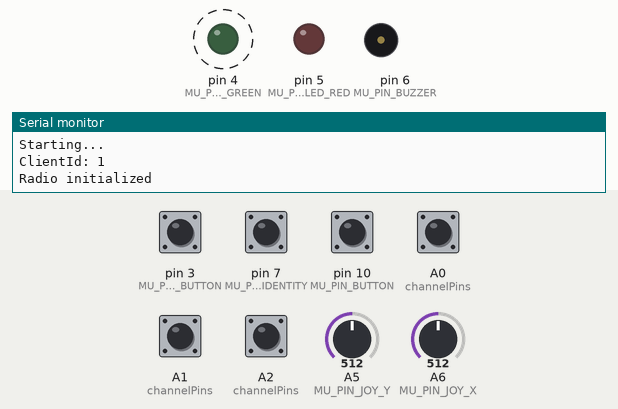
Recording of a sketch running on a simulated Arduino Nano, built with avr-gcc and run on an emulated ATmega328P. On the bench: output pins drawn as LEDs (lit = HIGH), buzzer (waves = sounding, pin HIGH), the last lines printed to the serial monitor. Dashed ring = blinking. The inputs (shaded band) are chosen by the test bench; at power-on: A0 (channelPins), A1 (channelPins), A2 (channelPins), pin 3 (MU_PIN_JOY_BUTTON), pin 7 (MU_PIN_IDENTITY), pin 10 (MU_PIN_BUTTON) HIGH, A5 (MU_PIN_JOY_Y) = 512, A6 (MU_PIN_JOY_X) = 512. Random numbers use the default seed unless the sketch sets one; no radio packets arrive unless stated.

Above: at 1.7 s.
1.8 s: A5 (MU_PIN_JOY_Y) set to 230
4.8 s: A5 (MU_PIN_JOY_Y) set to 203
At 4.95 s:
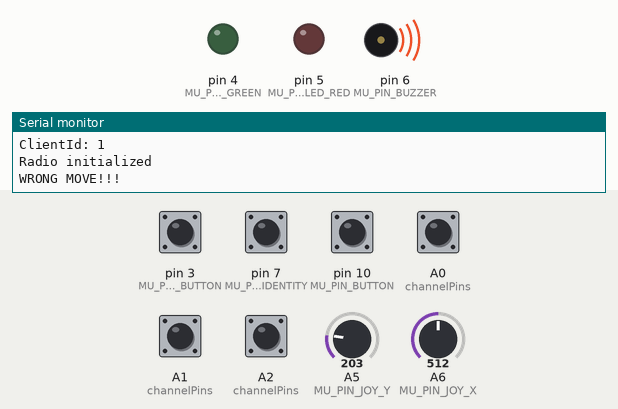
7.8 s: pin 10 (MU_PIN_BUTTON) pulled LOW for 1 s
At 8.4 s:
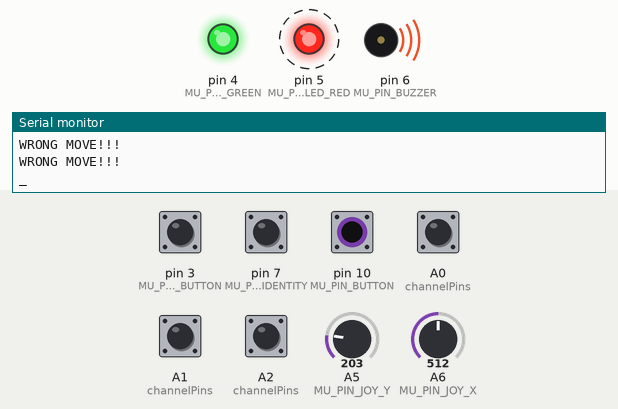
Timing chart, 0 to 17.8 s (numbered marks = the images above; inputs shaded):
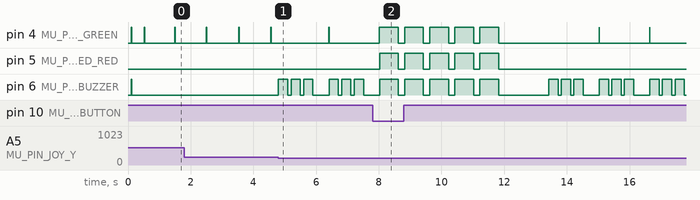

The sketch:

maze-unlock-transmitter.ino
```cpp
#include <Arduino.h>
#include <SPI.h>
#include <RF24.h>
#include "printf.h"
#include "maze.h"
#include "maze.cpp"

#define MU_CHANNEL_OFFSET 105
#define MU_PIN_CE 9
#define MU_PIN_CSN 8
#define MU_PIN_IDENTITY 7
#define MU_PIN_JOY_X A6
#define MU_PIN_JOY_Y A5
#define MU_PIN_JOY_BUTTON 3
#define MU_PIN_BUZZER 6
#define MU_PIN_LED_RED 5
#define MU_PIN_LED_GREEN 4
#define MU_PIN_BUTTON 10
#define MU_PINS_CHANNEL {A0, A1, A2}

#define MU_MOVE_NONE 0

#define BUZZER_ENABLED true

#define MORSE_UNIT 200

RF24 radio(MU_PIN_CE, MU_PIN_CSN);

const byte address[6] = "1tran";
const byte address2[6] = "2tran";

int missedPings = 0;
long nextPing = 0;

void blinkRed(int length) {
    digitalWrite(MU_PIN_LED_RED, HIGH);
    delay(length);
    digitalWrite(MU_PIN_LED_RED, LOW);
}

void blinkGreen(int length) {
    digitalWrite(MU_PIN_LED_GREEN, HIGH);
    delay(length);
    digitalWrite(MU_PIN_LED_GREEN, LOW);
}

void beep(int length) {
    if (BUZZER_ENABLED) digitalWrite(MU_PIN_BUZZER, HIGH);
    delay(length);
    if (BUZZER_ENABLED) digitalWrite(MU_PIN_BUZZER, LOW);
}

void beepAndBlinkRed(int length) {
    if (BUZZER_ENABLED) digitalWrite(MU_PIN_BUZZER, HIGH);
    digitalWrite(MU_PIN_LED_RED, HIGH);
    delay(length);
    if (BUZZER_ENABLED) digitalWrite(MU_PIN_BUZZER, LOW);
    digitalWrite(MU_PIN_LED_RED, LOW);
}

void beepAndBlinkGreen(int length) {
    if (BUZZER_ENABLED) digitalWrite(MU_PIN_BUZZER, HIGH);
    digitalWrite(MU_PIN_LED_GREEN, HIGH);
    delay(length);
    if (BUZZER_ENABLED) digitalWrite(MU_PIN_BUZZER, LOW);
    digitalWrite(MU_PIN_LED_GREEN, LOW);
}

void beepAndBlinkOrange(int length) {
    if (BUZZER_ENABLED) digitalWrite(MU_PIN_BUZZER, HIGH);
    digitalWrite(MU_PIN_LED_GREEN, HIGH);
    digitalWrite(MU_PIN_LED_RED, HIGH);
    delay(length);
    if (BUZZER_ENABLED) digitalWrite(MU_PIN_BUZZER, LOW);
    digitalWrite(MU_PIN_LED_GREEN, LOW);
    digitalWrite(MU_PIN_LED_RED, LOW);
}

int digitalReadPullup(int pin) { return (digitalRead(pin) + 1) % 2; }

int getChannelNumber(const int *channelPins) {
    int channel = 0;
    if (digitalReadPullup(channelPins[0])) channel = bitSet(channel, 1);
    if (digitalReadPullup(channelPins[1])) channel = bitSet(channel, 2);
    if (digitalReadPullup(channelPins[2])) channel = bitSet(channel, 3);
    return MU_CHANNEL_OFFSET + channel;
}

void initRadio() {
    if (!radio.begin()) {
        Serial.println("Could not initialize radio!!!");
        for (int i = 0; i < 5; i++) {
            beep(1000);
            delay(200);
        }
    } else Serial.println("Radio initialized");
}

void sendStartPacket() {
    char rawData[2] = "s";

    if (radio.write(&rawData, sizeof(rawData))) {
        if (radio.isAckPayloadAvailable()) {
            char ackPayload[3] = {0};
            radio.read(&ackPayload, sizeof(ackPayload));
            Serial.print("Start ACK payload: ");
            Serial.println(ackPayload);
        }

        beepAndBlinkGreen(15);
        delay(400);
    } else {
        Serial.println("Could not sent start packet!");
        beep(100);
        blinkRed(50);
        beep(100);
        blinkRed(50);
        beep(300);
        blinkRed(50);
    }
}

void setup() {
    Serial.begin(9600);
    Serial.println("\n---\nStarting...\n");
    printf_begin();
    delay(100);

    int channelPins[] = MU_PINS_CHANNEL;

    pinMode(channelPins[0], INPUT_PULLUP);
    pinMode(channelPins[1], INPUT_PULLUP);
    pinMode(channelPins[2], INPUT_PULLUP);

    pinMode(MU_PIN_BUZZER, OUTPUT);
    pinMode(MU_PIN_LED_RED, OUTPUT);
    pinMode(MU_PIN_LED_GREEN, OUTPUT);
    pinMode(MU_PIN_IDENTITY, INPUT_PULLUP);

    pinMode(MU_PIN_BUTTON, INPUT_PULLUP);

    int identitySwitch = digitalReadPullup(MU_PIN_IDENTITY);
    Serial.println(digitalReadPullup(MU_PIN_IDENTITY) == HIGH ? "ClientId: 2" : "ClientId: 1");

    initRadio();

    radio.setAutoAck(true);
    radio.enableAckPayload();
    radio.enableDynamicPayloads();
    radio.setDataRate(RF24_250KBPS);
    radio.setRetries(15, 15);
    radio.setPALevel(RF24_PA_MAX);

    int channel = getChannelNumber(channelPins);
    radio.setChannel(channel);

    radio.openWritingPipe(identitySwitch == HIGH ? address : address2);
    radio.stopListening();

    radio.printDetails();
    Serial.println();

    sendStartPacket();
}

int readMoveDirection() {
    int valueX = map((int) fabs(analogRead(MU_PIN_JOY_X)), 0, 1023, 0, 255);

    if (valueX > 200) return MU_MOVE_RIGHT;
    if (valueX < 55) return MU_MOVE_LEFT;

    int valueY = map((int) fabs(analogRead(MU_PIN_JOY_Y)), 0, 1023, 0, 255);

    if (valueY > 200) return MU_MOVE_DOWN;
    if (valueY < 55) return MU_MOVE_UP;

    return MU_MOVE_NONE;
}

void sendProgress() {
    char rawData[2] = "i";

    if (radio.write(&rawData, sizeof(rawData))) {
        beepAndBlinkGreen(300);
    } else {
        Serial.println("Could not sent data!");
        beepAndBlinkRed(1000);
        delay(100);
        beepAndBlinkRed(1000);
        delay(100);
        beepAndBlinkRed(1000);
        delay(100);
    }
}


int phase = 0;
int inPhaseMoves = 0;

void wrongMove() {
    Serial.println("WRONG MOVE!!!");
    beep(300);
    delay(100);
    beep(300);
    delay(100);
    beep(300);
    delay(100);

    inPhaseMoves = 0;
    // TODO block the progress for a while
}

void checkMove(int direction) {
    int expectedDirection = mazeMoves[phase][0];
    int expectedMoves = mazeMoves[phase][1];

    inPhaseMoves++;

    if (direction != expectedDirection) {
        wrongMove();
        return;
    }

    if (inPhaseMoves > expectedMoves) {
        wrongMove();
        return;
    }

    // direction fits, there's still place for move

    beep(30);

    Serial.print("Phase ");
    Serial.print(phase);
    Serial.print(", move ");
    Serial.print(inPhaseMoves);
    Serial.print(", expected ");
    Serial.println(expectedMoves);
}

void endPhase() {
    int expectedMoves = mazeMoves[phase][1];

    if (inPhaseMoves == expectedMoves) {
        sendProgress();
        phase++;
        inPhaseMoves = 0;

        Serial.print("New phase: ");
        Serial.println(phase);
    } else {
        Serial.print("Phase ");
        Serial.print(phase);
        Serial.print(", move ");
        Serial.print(inPhaseMoves);
        Serial.print(" != expected ");
        Serial.println(expectedMoves);

        wrongMove();
    }
}

void beepDot() { beepAndBlinkOrange(MORSE_UNIT); }

void beepDash() { beepAndBlinkOrange(MORSE_UNIT * 3); }

void beepNumber(int dots1, int dashes, int dots2) {
    if (dots1 > 0)
        for (int i = 0; i < dots1; ++i) {
            Serial.print(".");
            beepDot();
            delay(MORSE_UNIT);
        }

    if (dashes > 0)
        for (int i = 0; i < dashes; ++i) {
            Serial.print("_");
            beepDash();
            delay(MORSE_UNIT);
        }

    if (dots2 > 0)
        for (int i = 0; i < dots2; ++i) {
            Serial.print(".");
            beepDot();
            delay(MORSE_UNIT);
        }

    Serial.println("|");
    delay(MORSE_UNIT);
    delay(MORSE_UNIT);
}

void beepNumber(int n) {
    if (n == 0) {
        beepNumber(0, 5, 0);
    } else if (n <= 5) {
        beepNumber(n, 5 - n, 0);
    } else {
        beepNumber(0, n - 5, 5 - (n - 5));
    }
}

void beepCurrentPhase() {
    String p = String(phase);

    beepNumber(p.charAt(0) - '0');

    if (p.length() > 1) {
        beepNumber(p.charAt(1) - '0');
    }
}

void loop() {
    if (digitalReadPullup(MU_PIN_BUTTON) == HIGH) {
        beepCurrentPhase();
        delay(1000);
    }

    int moveDirection = readMoveDirection();

    if (moveDirection == MU_MOVE_NONE) {
        if (digitalRead(MU_PIN_JOY_BUTTON) == LOW) {
            endPhase();
            delay(400);
        }
    } else {
        checkMove(moveDirection);
        delay(400);
    }

    if (millis() >= nextPing) {
        char rawData[10] = "p";
        char *data = *(&rawData) + 1;
        itoa(phase, data, 10);

        if (radio.write(&rawData, sizeof(rawData))) {
            blinkGreen(10);

            if (radio.isAckPayloadAvailable()) {
                char ackPayload[3];
                radio.read(&ackPayload, sizeof(ackPayload));
                Serial.print("Receiver reports level: ");
                phase = atoi(ackPayload);
                Serial.println(phase);
            }

            missedPings = 0;
        } else {
            missedPings++;
            Serial.print("Could not sent ping, missed ");
            Serial.println(missedPings);

            if (missedPings >= 2) {
                digitalWrite(MU_PIN_LED_RED, HIGH);
                beep(80);
                delay(50);
                beep(80);
                delay(50);
                beep(250);
                digitalWrite(MU_PIN_LED_RED, LOW);
            }
        }

        nextPing = millis() + random(950, 1050); // next in 950-1050ms
    }
}
```

maze.cpp
```cpp
#include "maze.h"

int mazeMoves[MU_PHASES][2] = {
        {MU_MOVE_DOWN, 4},
//        {MU_MOVE_RIGHT, 2},
//        {MU_MOVE_DOWN,  1},
//        {MU_MOVE_RIGHT, 2},
//        {MU_MOVE_UP,    1},
//        {MU_MOVE_LEFT,  1},
//        {MU_MOVE_UP,    1},
//        {MU_MOVE_RIGHT, 2},
//        {MU_MOVE_DOWN,  1},
//        {MU_MOVE_RIGHT, 2},
//        {MU_MOVE_UP,    1},
//        {MU_MOVE_RIGHT, 2},
//        {MU_MOVE_UP,    1},
//        {MU_MOVE_RIGHT, 3},
//        {MU_MOVE_UP,    1},
//        {MU_MOVE_RIGHT, 4},
//        {MU_MOVE_DOWN,  1},
//        {MU_MOVE_RIGHT, 1},
//        {MU_MOVE_DOWN,  3},
//        {MU_MOVE_LEFT,  1},
//        {MU_MOVE_DOWN,  1},
//        {MU_MOVE_RIGHT, 2},
//        {MU_MOVE_DOWN,  3},
//        {MU_MOVE_RIGHT, 2},
//        {MU_MOVE_UP,    1},
//        {MU_MOVE_RIGHT, 4},
//        {MU_MOVE_UP,    1},
//        {MU_MOVE_RIGHT, 2},
//        {MU_MOVE_UP,    1},
//        {MU_MOVE_LEFT,  1},
//        {MU_MOVE_UP,    1},
//        {MU_MOVE_RIGHT, 3},
//        {MU_MOVE_UP,    1},
//        {MU_MOVE_LEFT,  1},
//        {MU_MOVE_UP,    3},
//        {MU_MOVE_RIGHT, 1},
//        {MU_MOVE_DOWN,  2},
//        {MU_MOVE_RIGHT, 1},
//        {MU_MOVE_DOWN,  2},
//        {MU_MOVE_RIGHT, 2},
//        {MU_MOVE_UP,    1},
//        {MU_MOVE_RIGHT, 1},
//        {MU_MOVE_DOWN,  1},
//        {MU_MOVE_RIGHT, 2},
//        {MU_MOVE_DOWN,  1},
//        {MU_MOVE_LEFT,  2},
//        {MU_MOVE_DOWN,  1},
//        {MU_MOVE_LEFT,  1},
//        {MU_MOVE_DOWN,  2},
//        {MU_MOVE_LEFT,  1},
//        {MU_MOVE_DOWN,  4},
//        {MU_MOVE_RIGHT, 1},
//        {MU_MOVE_UP,    3},
//        {MU_MOVE_RIGHT, 2},
//        {MU_MOVE_DOWN,  1},
//        {MU_MOVE_RIGHT, 1},
//        {MU_MOVE_DOWN,  9},
//        {MU_MOVE_LEFT,  1},
//        {MU_MOVE_DOWN,  2},
//        {MU_MOVE_LEFT,  1},
//        {MU_MOVE_DOWN,  2},
//        {MU_MOVE_RIGHT, 1},
//        {MU_MOVE_UP,    1},
//        {MU_MOVE_RIGHT, 1},
//        {MU_MOVE_DOWN,  2},
//        {MU_MOVE_LEFT,  1},
//        {MU_MOVE_DOWN,  1},
//        {MU_MOVE_RIGHT, 1},
//        {MU_MOVE_DOWN,  1},
//        {MU_MOVE_LEFT,  1},
//        {MU_MOVE_DOWN,  1},
//        {MU_MOVE_LEFT,  1},
//        {MU_MOVE_DOWN,  1},
//        {MU_MOVE_RIGHT, 2},
//        {MU_MOVE_DOWN,  4},
//        {MU_MOVE_LEFT,  1},
//        {MU_MOVE_DOWN,  1},
//        {MU_MOVE_LEFT,  1},
//        {MU_MOVE_UP,    2},
//        {MU_MOVE_LEFT,  1},
//        {MU_MOVE_DOWN,  1},
//        {MU_MOVE_LEFT,  1},
//        {MU_MOVE_DOWN,  1},
//        {MU_MOVE_LEFT,  2},
//        {MU_MOVE_UP,    1},
//        {MU_MOVE_RIGHT, 1},
//        {MU_MOVE_UP,    1},
//        {MU_MOVE_LEFT,  2},
//        {MU_MOVE_UP,    1},
//        {MU_MOVE_LEFT,  1},
//        {MU_MOVE_DOWN,  1},
//        {MU_MOVE_LEFT,  1},
//        {MU_MOVE_DOWN,  2},
//        {MU_MOVE_RIGHT, 1},
//        {MU_MOVE_DOWN,  1},
//        {MU_MOVE_RIGHT, 6},
};
```

maze.h
```cpp
#ifndef MAZE_UNLOCK_TRANSMITTER_MAZE_H
#define MAZE_UNLOCK_TRANSMITTER_MAZE_H

#define MU_MOVE_UP 1
#define MU_MOVE_RIGHT 2
#define MU_MOVE_DOWN 3
#define MU_MOVE_LEFT 4
#define MU_PHASES 24 * 4

#endif //MAZE_UNLOCK_TRANSMITTER_MAZE_H
```

Measured:
- the behaviour switches between 221 and 220 on A5 (MU_PIN_JOY_Y) (found by bisection; images 0 and 1)
- after the input at 4.8 s, pin 6 (MU_PIN_BUZZER): LOW → HIGH at once, → LOW 0.30 s later, → HIGH 0.10 s later, → LOW 0.30 s later, … (12 changes in this stretch)
- after the input at 7.8 s, pin 5 (MU_PIN_LED_RED): alternates HIGH for 0.60 s and LOW for 0.20 s, 10 changes in all, then stays LOW, starting after 0.22 s
